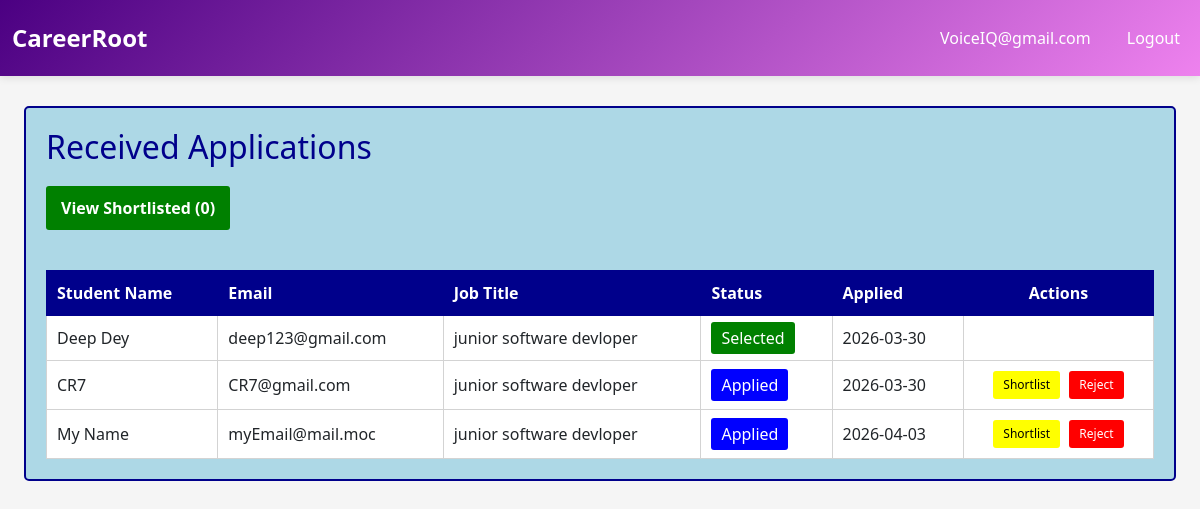
Page /company/applications (signed in) on the earlier database version.
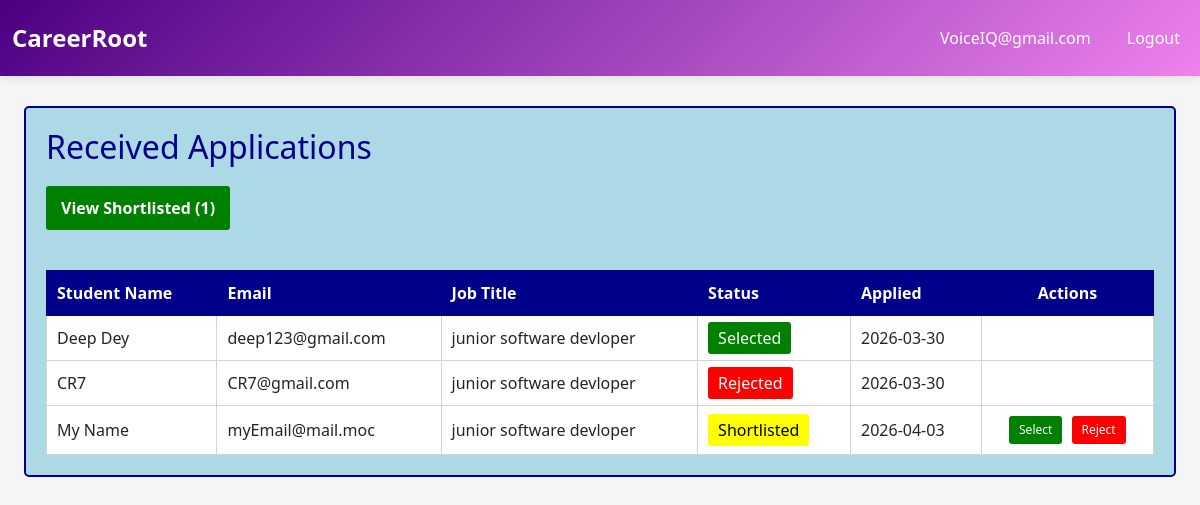
Same page on the later database version.
### core/database/models.py (models this page shows, shortened)
class Company(UserMixin, db.Model):
    __tablename__ = 'company'
    company_id = db.Column(db.Integer, primary_key=True, autoincrement=True)
    company_name = db.Column(db.String(150), nullable=False)
    email = db.Column(db.String(120), unique=True, nullable=False)
    password = db.Column(db.String(255), nullable=False)
    hr_contact = db.Column(db.String(100), nullable=True)
    website = db.Column(db.String(255), nullable=True)
    approval_status = db.Column(
        db.String(20),
        default=ApprovalStatus.PENDING.value,
        nullable=False
    )  #pending/aproved/rejected
    blacklist_status = db.Column(db.Boolean, default=False)  # True = blacklisted
    created_at = db.Column(db.DateTime, default=datetime.utcnow)
    updated_at = db.Column(db.DateTime, default=datetime.utcnow, onupdate=datetime.utcnow)
    drives = db.relationship('PlacementDrive', backref='company', lazy=True, cascade='all, delete-orphan')

class Application(db.Model):
    __tablename__ = 'application'
    application_id = db.Column(db.Integer, primary_key=True, autoincrement=True)
    student_id = db.Column(db.Integer, db.ForeignKey('student.student_id'), nullable=False)
    drive_id = db.Column(db.Integer, db.ForeignKey('placement_drive.drive_id'), nullable=False)
    application_date = db.Column(db.DateTime, default=datetime.utcnow)
    status = db.Column(
        db.String(20),
        default=ApplicationStatus.APPLIED.value,
        nullable=False
    )  #Applied, Shortlisted, Selected, Rejected
    created_at = db.Column(db.DateTime, default=datetime.utcnow)
    updated_at = db.Column(db.DateTime, default=datetime.utcnow, onupdate=datetime.utcnow)
    placement = db.relationship('Placement', backref='application', uselist=False, cascade='all, delete-orphan')
    __table_args__ = (db.UniqueConstraint('student_id', 'drive_id', name='unique_student_drive'),)

class Student(UserMixin, db.Model):
    __tablename__ = 'student'
    student_id = db.Column(db.Integer, primary_key=True, autoincrement=True)
    name = db.Column(db.String(150), nullable=False)
    email = db.Column(db.String(120), unique=True, nullable=False)
    password = db.Column(db.String(255), nullable=False)
    phone = db.Column(db.String(15), nullable=True)
    department = db.Column(db.String(100), nullable=True)
    cgpa = db.Column(db.Float, nullable=True)
    resume_path = db.Column(db.String(255), nullable=True)  # Path to uploaded resume
    blacklist_status = db.Column(db.Boolean, default=False)  # True = blacklisted
    created_at = db.Column(db.DateTime, default=datetime.utcnow)
    updated_at = db.Column(db.DateTime, default=datetime.utcnow, onupdate=datetime.utcnow)
    applications = db.relationship('Application', backref='student', lazy=True, cascade='all, delete-orphan')
    placements = db.relationship('Placement', backref='student', lazy=True, cascade='all, delete-orphan')

class PlacementDrive(db.Model):
    __tablename__ = 'placement_drive'
    drive_id = db.Column(db.Integer, primary_key=True, autoincrement=True)
    company_id = db.Column(db.Integer, db.ForeignKey('company.company_id'), nullable=False)
    job_title = db.Column(db.String(150), nullable=False)
    job_description = db.Column(db.Text, nullable=True)
    eligibility_criteria = db.Column(db.Text, nullable=True)
    skills_required = db.Column(db.Text, nullable=True)  #comma separated skills
    experience_required = db.Column(db.String(100), nullable=True)  #e.g., 0-2 years
    salary_range = db.Column(db.String(100), nullable=True)  #e.g., 5-8 LPA
    application_deadline = db.Column(db.DateTime, nullable=False)
    status = db.Column(
        db.String(20),
        default=DriveStatus.PENDING.value,
        nullable=False
    )  # pending, aproved, closed
    created_at = db.Column(db.DateTime, default=datetime.utcnow)
    updated_at = db.Column(db.DateTime, default=datetime.utcnow, onupdate=datetime.utcnow)
    applications = db.relationship('Application', backref='drive', lazy=True, cascade='all, delete-orphan')
    placements = db.relationship('Placement', backref='drive', lazy=True, cascade='all, delete-orphan')

### core/routes/company.py (the view)
@company_bp.route('/applications')
@login_required
def applications():
    if not check_company():
        return redirect(url_for('auth.homepage'))
    company_id = session.get('user_id')
    company = Company.query.get(company_id)
    applications = db.session.query(Application).join(
        PlacementDrive, Application.drive_id == PlacementDrive.drive_id
    ).filter(PlacementDrive.company_id == company_id).all()
    return render_template('company_view_applications.html', company=company, applications=applications)

### app.py (called while the page is built)
@login_manager.user_loader
def load_user(user_id):
    from core.database.models import Admin, Company, Student
    admin = Admin.query.get(int(user_id))
    if admin:
        return admin
    company = Company.query.get(int(user_id))
    if company:
        return company
    student = Student.query.get(int(user_id))
    if student:
        return student
    return None

### core/routes/company.py (called while the page is built)
def check_company():
    if session.get('user_type') != 'company':
        flash('Unauthorized access', 'danger')
        return False
    return True

### templates/company_view_applications.html
{% extends "base.html" %}
{% block content %}
<div class="container" style="margin-top:30px; margin-bottom:30px;">
    <div style="background-color:lightblue; padding:20px; border:2px solid darkblue; border-radius:5px;">
        <h2 style="color:darkblue; margin-bottom:20px;">Received Applications</h2>
        <a href="{{ url_for('company.shortlisted') }}" style="background-color:green; color:white; padding:10px 15px; border:none; border-radius:3px; text-decoration:none; font-weight:bold; margin-bottom:20px; display:inline-block; margin-right:10px;">
            View Shortlisted ({{ applications|selectattr('status', 'equalto', 'Shortlisted')|list|length }})
        </a>
        {% if applications %}
            <table style="width:100%; border-collapse:collapse; background-color:white; margin-top:20px;">
                <thead>
                    <tr style="background-color:darkblue; color:white;">
                        <th style="padding:10px; border:1px solid darkblue; text-align:left;">Student Name</th>
                        <th style="padding:10px; border:1px solid darkblue; text-align:left;">Email</th>
                        <th style="padding:10px; border:1px solid darkblue; text-align:left;">Job Title</th>
                        <th style="padding:10px; border:1px solid darkblue; text-align:left;">Status</th>
                        <th style="padding:10px; border:1px solid darkblue; text-align:left;">Applied</th>
                        <th style="padding:10px; border:1px solid darkblue; text-align:center;">Actions</th>
                    </tr>
                </thead>
                <tbody>
                    {% for application in applications %}
                        <tr style="border-bottom:1px solid lightgray;">
                            <td style="padding:10px; border:1px solid lightgray;">{{ application.student.name }}</td>
                            <td style="padding:10px; border:1px solid lightgray;">{{ application.student.email }}</td>
                            <td style="padding:10px; border:1px solid lightgray;">{{ application.drive.job_title }}</td>
                            <td style="padding:10px; border:1px solid lightgray;">
                                {% if application.status == 'Applied' %}
                                    <span style="background-color:blue; color:white; padding:5px 10px; border-radius:3px;">{{ application.status }}</span>
                                {% elif application.status == 'Shortlisted' %}
                                    <span style="background-color:yellow; color:black; padding:5px 10px; border-radius:3px;">{{ application.status }}</span>
                                {% elif application.status == 'Selected' %}
                                    <span style="background-color:green; color:white; padding:5px 10px; border-radius:3px;">{{ application.status }}</span>
                                {% elif application.status == 'Rejected' %}
                                    <span style="background-color:red; color:white; padding:5px 10px; border-radius:3px;">{{ application.status }}</span>
                                {% endif %}
                            </td>
                            <td style="padding:10px; border:1px solid lightgray;">{{ application.application_date.strftime('%Y-%m-%d') }}</td>
                            <td style="padding:10px; border:1px solid lightgray; text-align:center;">
                                {% if application.status != 'Rejected' and application.status != 'Selected' %}
                                    <form method="POST" style="display:inline-block;">
                                        {% if application.status == 'Applied' %}
                                            <button formaction="{{ url_for('company.shortlist_application', application_id=application.application_id) }}" type="submit" style="background-color:yellow; color:black; padding:5px 10px; border:none; border-radius:3px; cursor:pointer; font-size:12px; margin-right:5px;">
                                                Shortlist
                                            </button>
                                        {% endif %}
                                        {% if application.status == 'Shortlisted' %}
                                            <button formaction="{{ url_for('company.select_application', application_id=application.application_id) }}" type="submit" style="background-color:green; color:white; padding:5px 10px; border:none; border-radius:3px; cursor:pointer; font-size:12px; margin-right:5px;">
                                                Select
                                            </button>
                                        {% endif %}
                                        <button formaction="{{ url_for('company.reject_application', application_id=application.application_id) }}" type="submit" style="background-color:red; color:white; padding:5px 10px; border:none; border-radius:3px; cursor:pointer; font-size:12px;">
                                            Reject
                                        </button>
                                    </form>
                                {% endif %}
                            </td>
                        </tr>
                    {% endfor %}
                </tbody>
            </table>
        {% else %}
            <div style="background-color:white; padding:20px; border:1px solid lightgray; border-radius:3px; text-align:center;">
                <p>No applications received yet.</p>
            </div>
        {% endif %}
    </div>
</div>
{% endblock %}

### templates/base.html (shortened to what this page needs)
<!DOCTYPE html>
<html lang="en">
<head>
    <link href="https://cdn.jsdelivr.net/npm/bootstrap@5.3.0/dist/css/bootstrap.min.css" rel="stylesheet">
</head>
<body>
    <nav class="navbar navbar-expand navbar-dark">
        <div class="container-fluid">
            <a class="navbar-brand" href="/">CareerRoot</a>
            <ul class="navbar-nav ms-auto">
                {% if session.get('user_type') %}
                    <li class="nav-item">
                        <span class="nav-link">{{ session.get('username') }}</span>
                    </li>
                    <li class="nav-item">
                        <a class="nav-link" href="{{ url_for('auth.logout') }}">Logout</a>
                    </li>
                {% else %}
                    <li class="nav-item">
                        <a class="nav-link" href="{{ url_for('auth.login') }}">Login</a>
                    </li>
                {% endif %}
            </ul>
        </div>
    </nav>
    <div class="container-fluid container">
        {% block content %}{% endblock %}
    </div>
</body>
</html>

### templates/base.html (style rules this page uses)
:root { --primary-color: indigo; --secondary-color: violet; --danger-color: red; --success-color: mediumseagreen; }
body { font-family: 'Segoe UI', Tahoma, Geneva, Verdana, sans-serif; background-color: whitesmoke; }
.navbar { background: linear-gradient(135deg, var(--primary-color) 0%, var(--secondary-color) 100%); box-shadow: 0 2px 8px rgba(0,0,0,0.1); padding: 15px 0; }
.navbar-brand { font-weight: 700; font-size: 1.5rem; color: white !important; }
.nav-link { color: white !important; margin-left: 20px; font-weight: 500; transition: opacity 0.3s ease; }
.container { max-width: 1200px; }

Differences in the rows shown:
changed Application "CR7": status "Applied" → "Rejected"
changed Application "My Name": status "Applied" → "Shortlisted"; status "Shortlist" → "Select"
Other differences:
text no longer shown: "0"
text now shown: "1"
